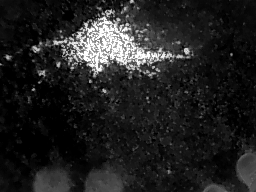
#> input picture single/images/case1a.png, 256 x 192 px
$ python image2.py
#> lines starting #> are read from the running program, lines starting #| are printed output that depends on the picture; after the words box and inside, x2 and y2 are one past the last pixel; in counts of white or black regions, pixels touching at a corner belong together
import cv2
import numpy as np
from typing import List, Tuple

def apply_gaussian_blur(image, kernel_size=9):
    return cv2.GaussianBlur(image, (kernel_size, kernel_size), 0)

def detect_contours(image, area_threshold=1000, intensity_threshold=100) -> List[np.ndarray]:
    # Apply Otsu's thresholding
    _, thresh = cv2.threshold(image, 0, 255, cv2.THRESH_BINARY + cv2.THRESH_OTSU)

    # Apply morphological operations to reduce noise and close gaps
    kernel = np.ones((5, 5), np.uint8)
    closing = cv2.morphologyEx(thresh, cv2.MORPH_CLOSE, kernel)
    opening = cv2.morphologyEx(closing, cv2.MORPH_OPEN, kernel)

    # Find contours
    contours, _ = cv2.findContours(opening, cv2.RETR_EXTERNAL, cv2.CHAIN_APPROX_SIMPLE)

    # Filter contours based on area and intensity
    filtered_contours = []
    for contour in contours:
        area = cv2.contourArea(contour)
        if area > area_threshold:
            mask = np.zeros(image.shape, dtype=np.uint8)
            cv2.drawContours(mask, [contour], -1, 255, thickness=cv2.FILLED)
            mean_intensity = cv2.mean(image, mask=mask)[0]
            if mean_intensity > intensity_threshold:
                filtered_contours.append(contour)
            else:
                print(f"Contour rejected by intensity: Area = {area}, Intensity = {mean_intensity}")
        else:
            print(f"Contour rejected by area: Area = {area}")

    # Sort contours by area in descending order
    return sorted(filtered_contours, key=cv2.contourArea, reverse=True)

def draw_contours(image, contours, title="Contours"):
    img_contours = cv2.cvtColor(image.copy(), cv2.COLOR_GRAY2BGR)  # Ensure the image is in BGR format
    img_contours = cv2.drawContours(img_contours, contours, -1, (0, 0, 255), 2)  # Drawing in red with thickness 2
    cv2.imshow(title, img_contours)
    cv2.waitKey(0)
    cv2.destroyAllWindows()

def extract_keypoints_and_descriptors(image, contour) -> Tuple[List[cv2.KeyPoint], np.ndarray]:
    mask = np.zeros(image.shape, dtype=np.uint8)
    cv2.drawContours(mask, [contour], -1, 255, thickness=cv2.FILLED)
    sift = cv2.SIFT_create()
    keypoints, descriptors = sift.detectAndCompute(image, mask)
    return keypoints, descriptors

def match_keypoints(descriptors1, descriptors2, ratio=0.75) -> List[cv2.DMatch]:
    bf = cv2.BFMatcher()
    matches = bf.knnMatch(descriptors1, descriptors2, k=2)  # Find the two nearest matches for each descriptor
    good_matches = [m for m, n in matches if m.distance < ratio * n.distance]  # Apply the ratio test
    return good_matches

def filter_matches_ransac(keypoints1, keypoints2, matches, reproj_threshold=3.0):
    if len(matches) < 4:
        return matches  # Not enough matches to compute homography

    src_pts = np.float32([keypoints1[m.queryIdx].pt for m in matches]).reshape(-1, 1, 2)
    dst_pts = np.float32([keypoints2[m.trainIdx].pt for m in matches]).reshape(-1, 1, 2)

    H, mask = cv2.findHomography(src_pts, dst_pts, cv2.RANSAC, reproj_threshold)
    if H is None:
        return []  # No valid homography found

    inliers = [matches[i] for i in range(len(matches)) if mask[i]]
    return inliers

def main(image1_path, image2_path, area_threshold=1000, intensity_threshold=100, kernel_size=9):
#> called with image1_path = 'images/case1a.png', image2_path = 'images/case1b.png', area_threshold = 1000, intensity_threshold = 100, kernel_size = 9
    img1 = cv2.imread(image1_path, cv2.IMREAD_GRAYSCALE)
#> img1 is the input picture: shape (192, 256); min 0, max 255, mean 33.6
    img2 = cv2.imread(image2_path, cv2.IMREAD_GRAYSCALE)
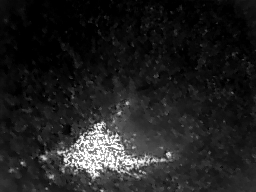
#> input picture single/images/case1b.png, 256 x 192 px
#> img2 is the input picture: shape (192, 256); min 0, max 255, mean 32.6

    # Check if the images were loaded successfully
    if img1 is None:
        print(f"Error loading image1 from path: {image1_path}")
        return
    if img2 is None:
        print(f"Error loading image2 from path: {image2_path}")
        return

    # Apply Gaussian blur to both images
    img1_blur = apply_gaussian_blur(img1, kernel_size)
    img2_blur = apply_gaussian_blur(img2, kernel_size)
#> call 2 of apply_gaussian_blur, with kernel_size = 9
#> in apply_gaussian_blur (call 2), `return cv2.GaussianBlur(image, (kernel_size, kernel_size), 0)`:
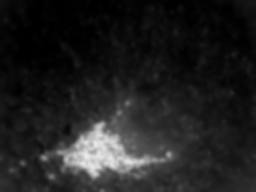
#> returned value: shape (192, 256); min 0, max 235, mean 32.6

    # Detect contours with additional intensity filtering
    contours1 = detect_contours(img1_blur, area_threshold, intensity_threshold)
#> in detect_contours, `_, thresh = cv2.threshold(image, 0, 255, cv2.THRESH_BINARY + cv2.THRES..`:
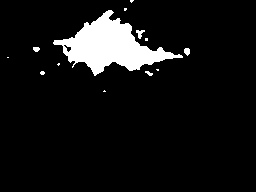
#> thresh: shape (192, 256); 7.6% white; 13 white regions (8 under 20 px), largest, box (x1, y1, x2, y2) and area: (53, 10, 183, 76) 3571, (136, 30, 145, 39) 43, (184, 48, 190, 56) 37, (33, 47, 40, 52) 28, (145, 71, 153, 76) 23
#> in detect_contours, `closing = cv2.morphologyEx(thresh, cv2.MORPH_CLOSE, kernel)`: closing: shape (192, 256); 7.9% white; 10 white regions (7 under 20 px), largest, box (x1, y1, x2, y2) and area: (53, 10, 190, 76) 3804, (33, 47, 40, 52) 28, (145, 71, 153, 76) 23
#> in detect_contours, `opening = cv2.morphologyEx(closing, cv2.MORPH_OPEN, kernel)`:
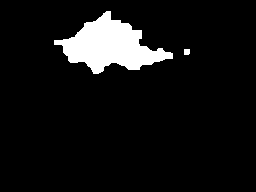
#> opening: shape (192, 256); 7.5% white; 2 white regions
#> in detect_contours, `contours, _ = cv2.findContours(opening, cv2.RETR_EXTERNAL, cv2.CHAIN_A..`: contours = 2 contours; box (x1, y1, x2, y2) and area: (54, 11, 173, 74) 3502, (184, 49, 190, 55) 24
#> the loop in detect_contours, `for contour in contours:` made 2 passes
#> (area, mean_intensity) on pass 2: (3502, 171.5)
#> area on pass 1: 24.5
#| Contour rejected by area: Area = 24.5
#> after the loop in detect_contours, `for contour in contours:`: mask: shape (192, 256); 7.4% white; 1 white region
#> after the loop in detect_contours, `for contour in contours:`: filtered_contours = 1 contour; box (x1, y1, x2, y2) and area: (54, 11, 173, 74) 3502
#> contours1 has the same summary as filtered_contours in detect_contours
    contours2 = detect_contours(img2_blur, area_threshold, intensity_threshold)
#> call 2 of detect_contours, with area_threshold = 1000, intensity_threshold = 100
#> in detect_contours (call 2), `_, thresh = cv2.threshold(image, 0, 255, cv2.THRESH_BINARY + cv2.THRES..`: thresh: shape (192, 256); 6.8% white; 7 white regions (4 under 20 px), largest, box (x1, y1, x2, y2) and area: (56, 121, 173, 180) 3264, (41, 155, 48, 161) 30, (112, 119, 117, 125) 20
#> in detect_contours (call 2), `closing = cv2.morphologyEx(thresh, cv2.MORPH_CLOSE, kernel)`: closing: shape (192, 256); 7.1% white; 6 white regions (4 under 20 px), largest, box (x1, y1, x2, y2) and area: (56, 119, 173, 180) 3418, (41, 155, 48, 161) 30
#> in detect_contours (call 2), `opening = cv2.morphologyEx(closing, cv2.MORPH_OPEN, kernel)`:
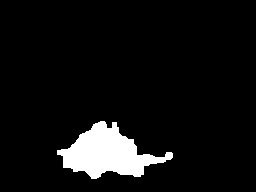
#> opening: shape (192, 256); 6.9% white; 1 white region
#> in detect_contours (call 2), `contours, _ = cv2.findContours(opening, cv2.RETR_EXTERNAL, cv2.CHAIN_A..`: contours = 1 contour; box (x1, y1, x2, y2) and area: (57, 121, 173, 179) 3218
#> the loop in detect_contours (call 2), `for contour in contours:` made 1 pass
#> (area, mean_intensity) on pass 1: (3218, 160.9)
#> after the loop in detect_contours (call 2), `for contour in contours:`: filtered_contours has the same summary as contours
#> contours2 has the same summary as contours in detect_contours

    # Visualize original contours
    draw_contours(img1, contours1, title="Contours of Image 1")
    draw_contours(img2, contours2, title="Contours of Image 2")
#> call 2 of draw_contours, with title = 'Contours of Image 2'
#> in draw_contours (call 2), `img_contours = cv2.drawContours(img_contours, contours, -1, (0, 0, 255..`:
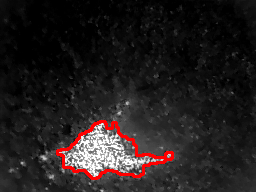
#> img_contours: shape (192, 256, 3); mean B, G, R 30.6, 30.6, 36

    for contour1 in contours1:
        keypoints1, descriptors1 = extract_keypoints_and_descriptors(img1, contour1)

        for contour2 in contours2:
            keypoints2, descriptors2 = extract_keypoints_and_descriptors(img2, contour2)

            if descriptors1 is not None and descriptors2 is not None:
                matches = match_keypoints(descriptors1, descriptors2)
                inlier_matches = filter_matches_ransac(keypoints1, keypoints2, matches)

                # Draw matches
                img_matches = cv2.drawMatches(img1, keypoints1, img2, keypoints2, inlier_matches, None, flags=cv2.DrawMatchesFlags_NOT_DRAW_SINGLE_POINTS)
                cv2.imshow("Matches", img_matches)
                cv2.waitKey(0)
                cv2.destroyAllWindows()
#> this loop made 1 pass
#> pass 1, in main, `cv2.imshow("Matches", img_matches)`:
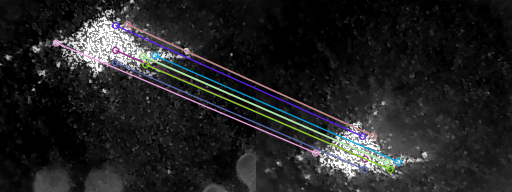
#> window 'Matches': shape (192, 512, 3); mean B, G, R 36.3, 35.5, 35.3

if __name__ == "__main__":
    image1_path = 'images/case1a.png'
    image2_path = 'images/case1b.png'
    main(image1_path, image2_path)
